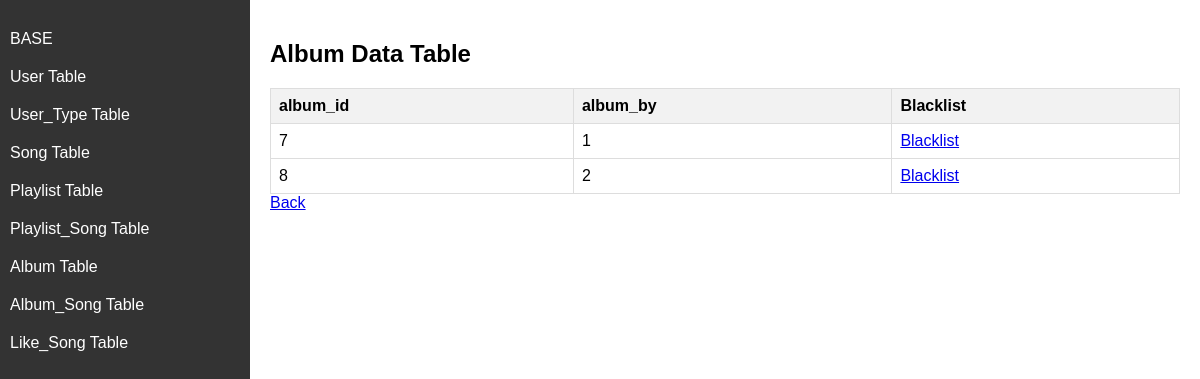
Screenshot of /admin/album with the database file from the repository.
### music.py (models this page shows)
class Album(db.Model):
	__tablename__ = "album"
	album_id = db.Column(db.Integer , primary_key = True , autoincrement = True)
	date_created = db.Column(db.String , nullable = False)
	genere = db.Column(db.String,nullable = False)
	album_by = db.Column(db.Integer, db.ForeignKey("user.user_id"),nullable = False)
	album_name = db.Column(db.String,nullable=False)

### music.py (the view)
@app.route("/admin/album")
def admin_album():
	album = Album.query.all()
	return render_template("admin_album.html",album=album)

### templates/admin_album.html (shortened to what this page needs)
<!DOCTYPE html>
<html lang="en">
<head>
</head>
<body>
    <div id="sidebar">
        <a href="/admin" > BASE </a>
        <a href="/admin/user" > User Table </a>
        <a href="/admin/user_type" > User_Type Table </a>
        <a href="/admin/song" > Song Table </a>
        <a href="/admin/playlist"> Playlist Table </a>
        <a href="/admin/playlist_song"> Playlist_Song Table </a>
        <a href="/admin/album"> Album Table </a>
        <a href="/admin/album_song"> Album_Song Table </a>
        <a href="/admin/like_song"> Like_Song Table </a>
    </div>
    <div id="content">
        <h2>Album Data Table</h2>
        <table>
            <thead>
                <tr>
                    <th>album_id</th>
                    <th>album_by</th>
                    <th> Blacklist </th>
                </tr>
            </thead>
            <tbody>
                {% for k in album %}
                <tr>
                    <td>{{ k.album_id }}</td>
                    <td>{{ k.album_by }}</td>
                    <td><a href="/admin/black_album/{{ k.album_id }}"> Blacklist </a></td>
                </tr>
                {% endfor %}
            </tbody>
        </table>
        <a href="/admin"> Back </a>
    </div>
</body>
</html>

### templates/admin_album.html (style rules this page uses)
body { font-family: Arial, sans-serif; margin: 0; padding: 0; display: flex; }
#sidebar { width: 250px; height: 100vh; background-color: #333; color: #fff; padding-top: 20px; }
#sidebar a { text-decoration: none; color: #fff; padding: 10px; display: block; transition: background-color 0.3s; }
#content { flex: 1; padding: 20px; }
table { border-collapse: collapse; width: 100%; }
th, td { border: 1px solid #dddddd; text-align: left; padding: 8px; }
th { background-color: #f2f2f2; }

### rows the page displays
Album: album_id "7", album_by "1"
Album: album_id "8", album_by "2"
